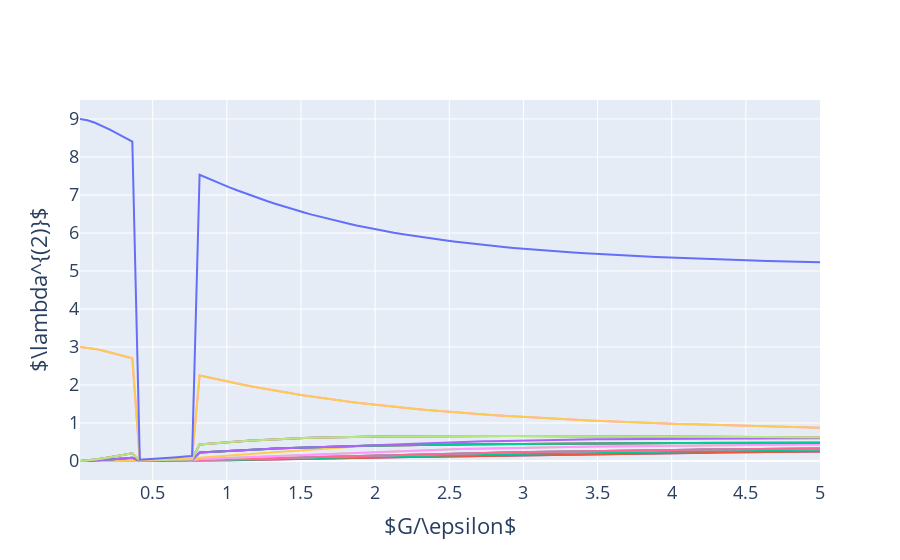

Write notebook code for a chart like this one.
### Code cell
# Ploteamos
rho_range = dict(sorted(rho_range.items()))
x_axis = list(rho_range.keys())
values = list(rho_range.items())
size = len(values[0][1])

fig = go.Figure()
for k in range(0,size):
    fig.add_trace(go.Scatter(
        x=x_axis,
        y=[values[j][1][k] for j in range(0,num)]
    ))
fig.update_layout(xaxis_title=r'$G/\epsilon$',
                   yaxis_title=r'$\lambda^{(2)}$',           
                  showlegend = False,
                     font=dict(
                      size=18,
                   ))
fig.show()
